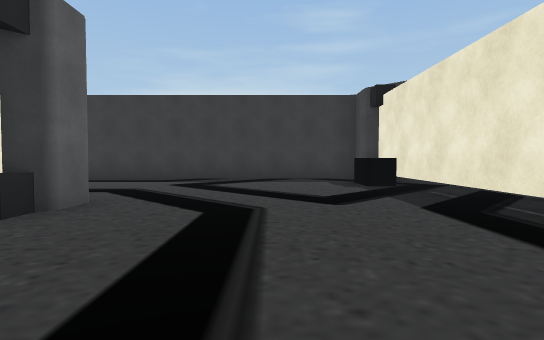
[1] (above)

24 first-person views from a walk through a Unity game level. The camera is 1.2 m above the floor, tilts 2° down and sees 80° across. The floor is counted in squares, 2 m on a side. Each view is taken from the middle of a square. On the plan, view 1 faces up. The plan holds only what a view shows up to about 10 squares ahead; the rest is blank. The place goes on beyond the plan. Some surface patterns are stand-ins.

[2]
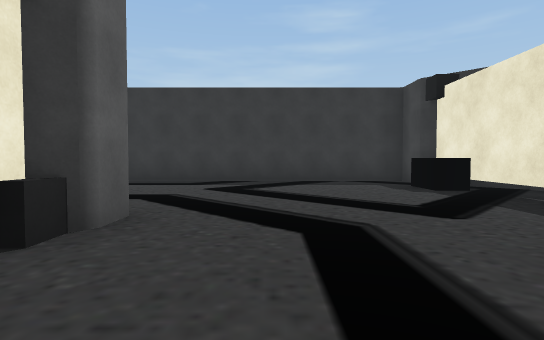

[3]
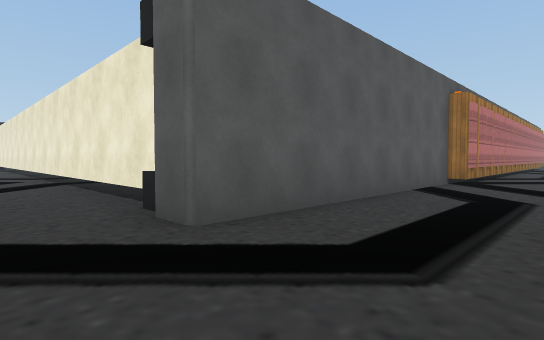

[4]
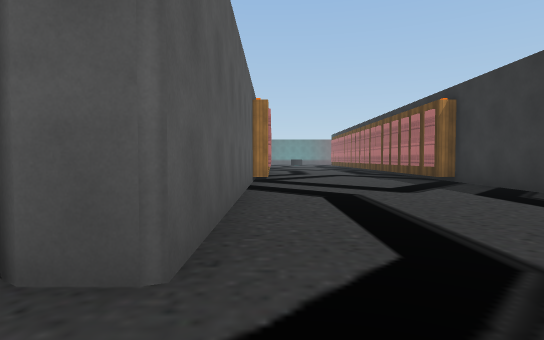

[5]
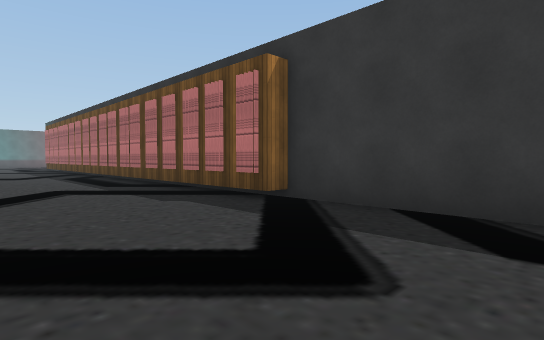

[6]
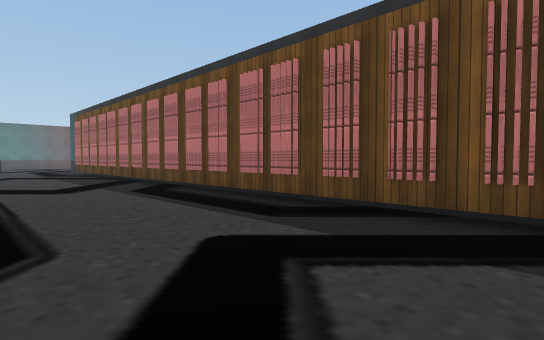

[7]
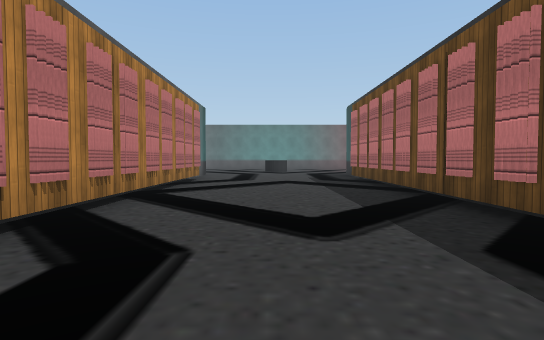

[8]
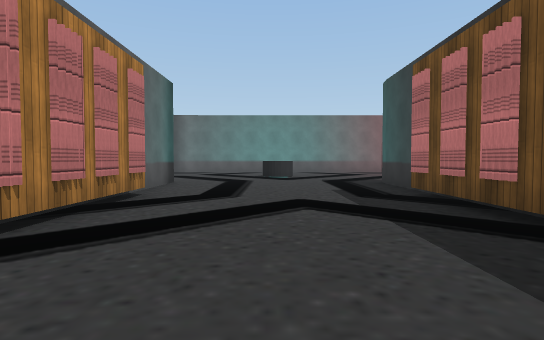

[9]
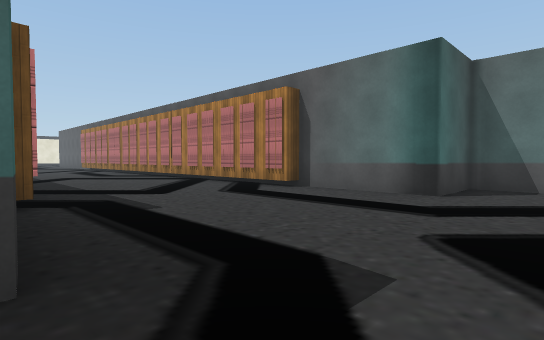

[10]
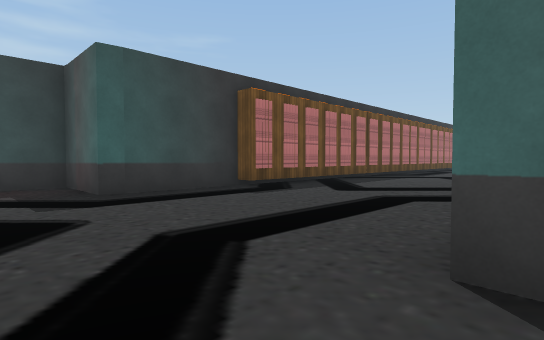

[11]
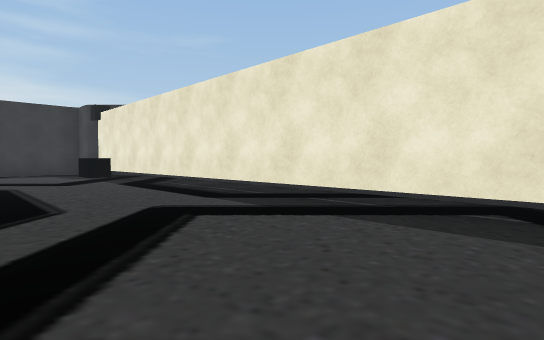

[12]
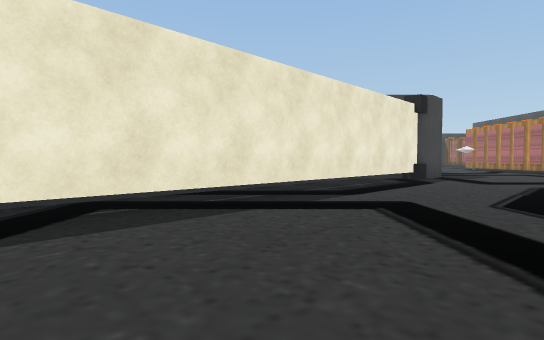

[13]
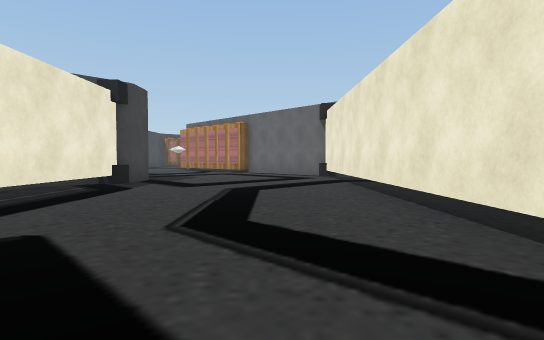

[14]
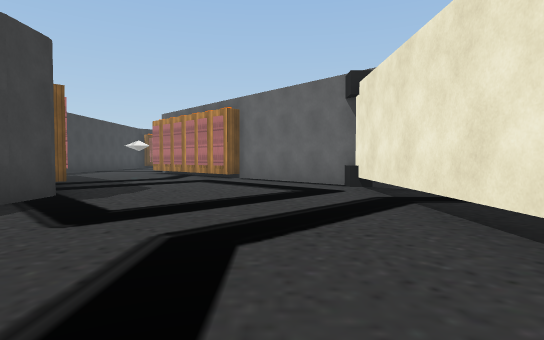

[15]
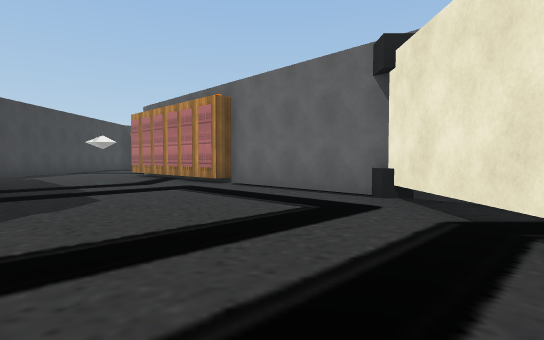

[16]
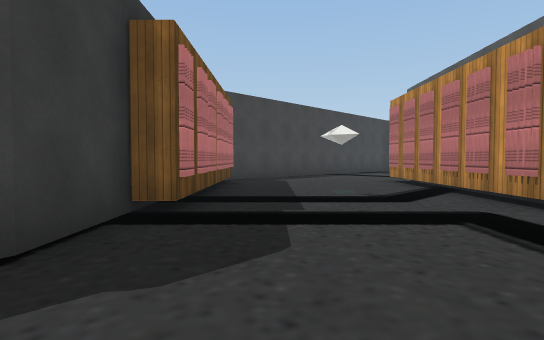

[17]
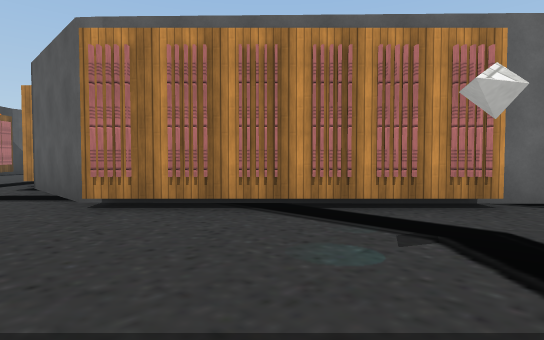

[18]
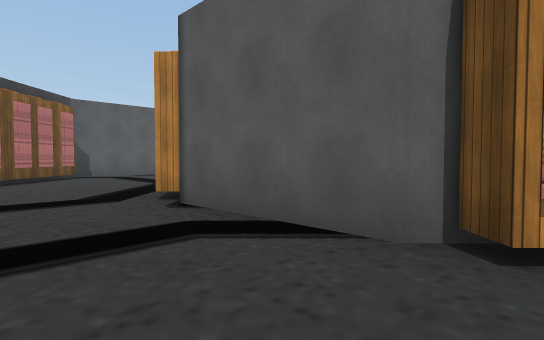

[19]
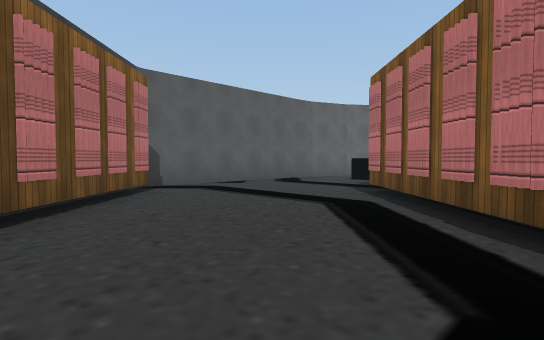

[20]
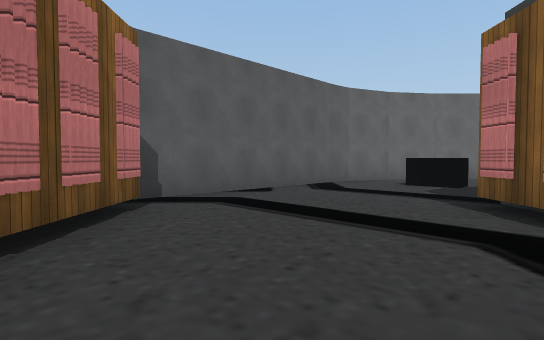

[21]
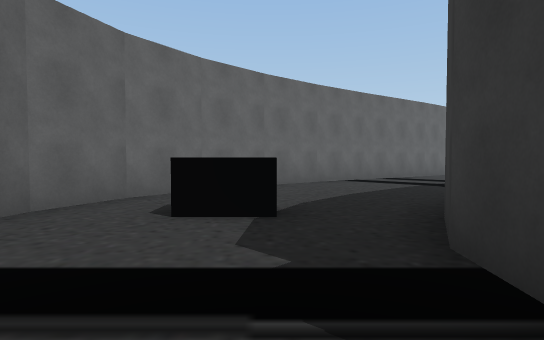

[22]
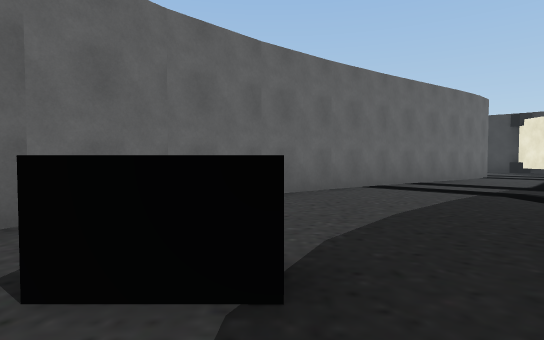

[23]
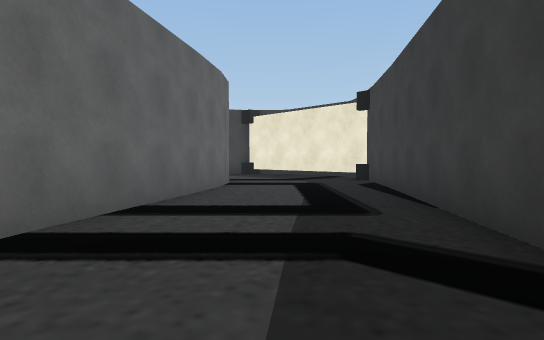

[24]
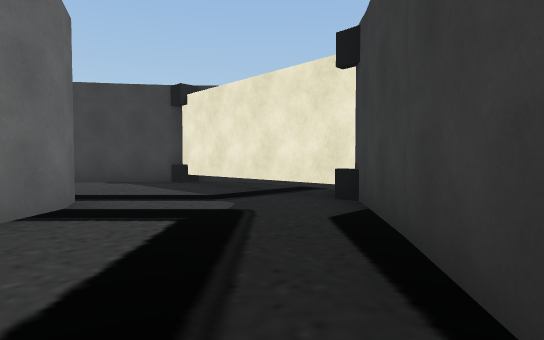

### Floor plan
Points are (right, up) in squares from view 1. A wall is a line through its corners. A room is listed if a view was taken in it or the views show most of it. See-through windows are left out.
Room 1 (views 1, 2, 3, 4, 5, 6, 7, 8, 9, 10, 11, 12, 13, 14, 15, 16, 17, 18, 19, 20, 21, 22, 23, 24)
walls: (2.8, -11.5) (2.8, 8.5) (2.5, 8.8) (2.5, 9.7) (2.1, 9.8); (-2.6, -15.4) (0.2, -18.3); (-2.8, 2.6) (-2.8, -14.5); (3.9, -14.7) (2.5, -13.3) (2.5, -12.4); (0, -18.1) (0.3, -17.8) (3.9, -21.3) (3.5, -21.7) (3.7, -22) (3.8, -25); (6.4, -17.9) (3.3, -14.8) (3.7, -14.4); (-13, 4.9) (-9.4, 4.9) (-9.4, 4.5) (-2.5, 4.5) (-2.5, 3.7) (-2.9, 3.4); (2.5, 9.8) (-9.7, 9.8); (-9.4, 9.9) (-9.4, 9.3) (-24.4, 9.3) (-24.4, 9.8) (-26.9, 9.8); (-5.2, -25.3) (-7, -23); (3.6, -25.2) (3.9, -25.5); (-9.9, -25) (-7.4, -28.9); (3.2, -26.2) (0.3, -29); (-0.3, -28.9) (-1.2, -28.8) (-2.4, -28.2); (-7.4, -28.8) (-6.2, -30.3); (-6.3, -30.2) (-5.1, -31.4); (-5.2, -31.3) (-3.9, -32.3); (-4, -32.2) (-2.6, -32.8); (3.3, -32) (5.7, -29.6); (-2.7, -32.7) (-1.9, -32.8); (-2, -32.8) (3, -32.8); (-28.4, 2.7) (-27.2, 2.7) (-27.2, 4.5) (-24.4, 4.5) (-24.4, 4.9) (-17.4, 4.9); (-26.7, 9.7) (-27.2, 9.8) (-27.2, 11.7) (-28.4, 11.7)
low walls: (3.3, -11.5) (3.8, -10.9)
ways out: opening at (-8.5, -23.5)
objects: other object (-3, -31) to (-3, -30); black cube (-3, -15); black cube (-3, 3); other object (2, 7) to (2, 8); black cube (3, -12)

Positions as (right, up) in squares from view 1, and headings:
1: (0, 0), facing up
2: (-1, 1), facing up
3: (-1, 7), facing down-left
4: (-1, 5), facing left
5: (-6, 6), facing up-left
6: (-11, 6), facing up-left
7: (-15, 7), facing left
8: (-19, 7), facing left
9: (-29, 10), facing down-right
10: (-29, 4), facing up-right
11: (-1, -4), facing up-right
12: (-1, -2), facing down-right
13: (-1, -4), facing down
14: (-1, -8), facing down
15: (-1, -10), facing down
16: (0, -13), facing down-right
17: (5, -17), facing down-left
18: (6, -21), facing down-left
19: (6, -26), facing down-left
20: (5, -28), facing down-left
21: (1, -30), facing left
22: (-1, -30), facing left
23: (-5, -28), facing up-left
24: (-7, -24), facing up-left
